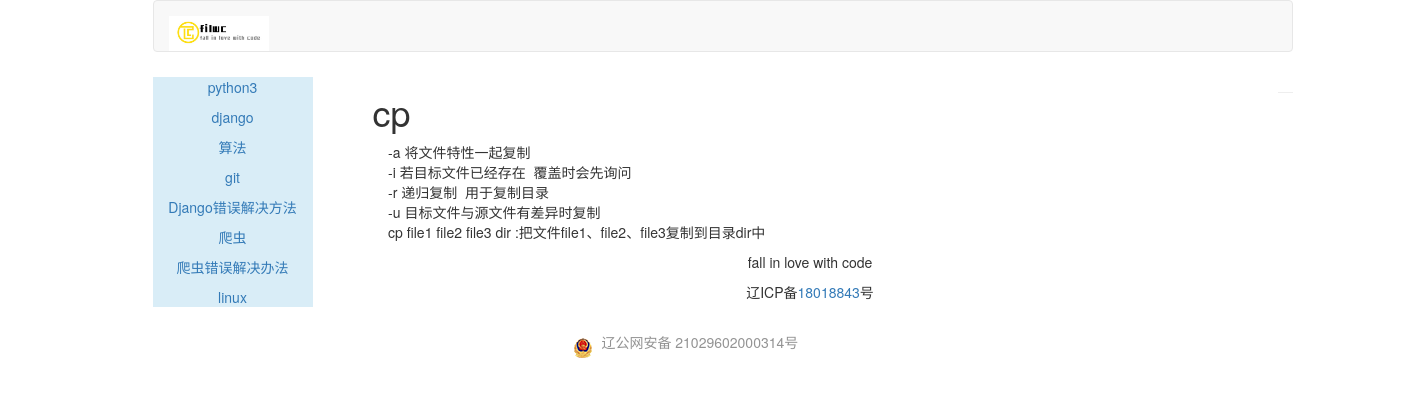
Screenshot of /blog/article-detail/41/linux-cp/ with the database file from the repository.
### article/models.py (models this page shows, shortened)
class ArticleColumn(models.Model):
    column = models.CharField(max_length = 200)
    created = models.DateField(auto_now_add = True)

class ArticlePost(models.Model):
    title = models.CharField(max_length = 200)
    slug = models.SlugField(max_length = 500)
    column = models.ForeignKey(ArticleColumn,related_name = "article_column")
    body = RichTextUploadingField()
    created = models.DateTimeField(default = timezone.now())
    updated = models.DateTimeField(auto_now = True)
    class Meta:
        ordering = ["title"]
        index_together = (('id','slug'),)

### blog/views.py (the view)
# urls.py: url(r'^article-detail/(?P<id>\d+)/(?P<slug>[-\w]+)/$' ,views.article_detail,name = "article_detail"),
def article_detail(request,id,slug):
    columns = ArticleColumn.objects.all()
    article = get_object_or_404(ArticlePost,id = id,slug = slug)
    return render(request,"blog/article_detail.html",{"article":article,"columns":columns})

### templates/blog/article_detail.html (shortened to what this page needs)
{% extends "blog/base.html" %}
{% load staticfiles %}
{% block content %}
<div class="container">
<div class="col-md-9">
	<h1>{{ article.title }}</h1>
	<div id = "editormd-view" id = "article_body">
		{% autoescape off %}
	    {{article.body}}
		{% endautoescape %}
	</div>
	</div>
</div>
{% endblock %}

### templates/blog/leftslider.html
<div class = "bg-info">
	<div class = "text-center" style = "margin-top:5px">
			{% for column in columns %}
    		<p><a name = "sdsd" href = "{% url 'blog:article_list' column.column %}">{{ column.column }}</a></p>
			{% empty %}
			<p>还没有分类</p>
			{% endfor %}
	</div>
</div>

### rows the page displays
ArticleColumn: column "python3"
ArticleColumn: column "django"
ArticleColumn: column "算法"
ArticleColumn: column "git"
ArticleColumn: column "Django错误解决方法"
ArticleColumn: column "爬虫"
ArticleColumn: column "爬虫错误解决办法"
ArticleColumn: column "linux"
ArticlePost: title "cp", body "-a 将文件特性一起复制 -i 若目标文件已经存在 覆盖时会先询问 -r 递归复制 用于复制目录 -u 目标文件与源文件有差异时复制 cp file1 file2 file3 dir :把文件file1、file2、file3复制到目录dir中"
